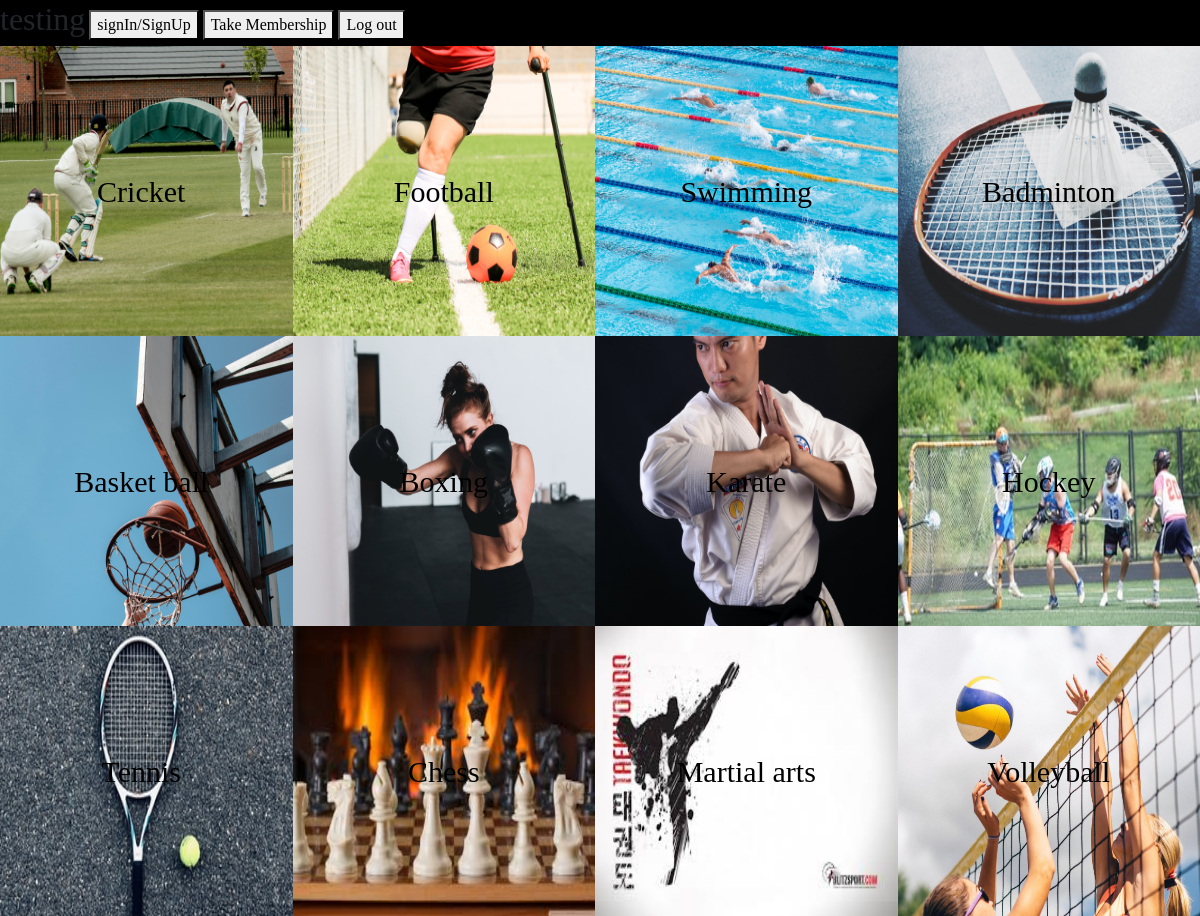
The page / on the database its author committed.
### tables this page shows
CREATE TABLE `sports` (
  `sport_id` int(11) NOT NULL,
  `sport_name` varchar(30) NOT NULL,
  `sport_desc` text NOT NULL,
  `days` text NOT NULL,
  `timing` varchar(20) NOT NULL,
  `sport_fee` int(10) NOT NULL,
  `Quotes` text NOT NULL
);

### index.php (the view, shortened to what this page needs)
<!doctype html>
<html lang="en">
  <head>
    <link rel="stylesheet" href="https://stackpath.bootstrapcdn.com/bootstrap/4.5.2/css/bootstrap.min.css">
  </head>
  <body>
      <h2 style="display: inline-block;">testing</h2>
      <button onclick="window.location.href='sign_in.php';">signIn/SignUp</button>
      <button onclick="window.location.href='membership.php';">Take Membership</button>
      <button onclick="window.location.href='logout.php';">Log out</button>
    <?php
        require 'connection.php';
    $sql="SELECT * FROM `sports`";
    $result=mysqli_query($conn,$sql);
    echo"<div class='cards'>";
    $srno=0;
        while($row=mysqli_fetch_assoc($result)) {
            $title=$row['sport_name'];
            $id=$row['sport_id'];
            echo '<div class="sport_image">
            <a href="info.php?id='.$id.'">  <div class="aise" > </div>  </a>
                <a href="info.php?id='.$id.'"><img src="images/'.$title.'.jpg" id="card-img-top" class="card-img-top" alt="image" onmouseover="blur_image('.$srno.');" onmouseout="remove_blur('.$srno.');"></a>
                <a id="link'.$id.'"class="link centered" href="info.php?id='.$id.'" onmouseover="blur_image('.$srno.');" onmouseout="remove_blur('.$srno.');">'.$title.'</a>
            </div>';
            $srno=$srno+1;
        }
    echo"</div>";
    ?>
  </body>
</html>

### index.php (style rules this page uses)
body { margin: 0px; padding: 0px; font-family:cursive; background-color: black; }
.cards { margin-left:-10px; border: 0px; }
.sport_image { margin: 0px; display:inline-block; width: 25%; padding: 0px; border: 0px; border-radius: 0px; position: relative; background: #000; }
.card-img-top { width: 100%; height: 290px; border-radius:0px; position:relative; }
.centered { position: absolute; top: 50%; left: 50%; transform: translate(-50%, -50%); font-size: 30px; opacity: 1; color: black; text-decoration: none; z-index:1; }

### rows shown on the page
sports: sport_name (picture), sport_name "Cricket"
sports: sport_name (picture), sport_name "Football"
sports: sport_name (picture), sport_name "Swimming"
sports: sport_name (picture), sport_name "Badminton"
sports: sport_name (picture), sport_name "Basket ball"
sports: sport_name (picture), sport_name "Boxing"
sports: sport_name (picture), sport_name "Karate"
sports: sport_name (picture), sport_name "Hockey"
sports: sport_name (picture), sport_name "Tennis"
sports: sport_name (picture), sport_name "Chess"
sports: sport_name (picture), sport_name "Martial arts"
sports: sport_name (picture), sport_name "Volleyball"
